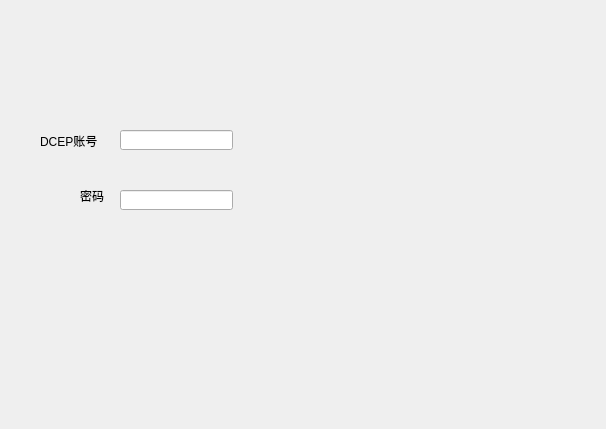
<?xml version="1.0" encoding="UTF-8"?>
<ui version="4.0">
 <class>login</class>
 <widget class="QWidget" name="login">
  <property name="geometry">
   <rect>
    <x>0</x>
    <y>0</y>
    <width>606</width>
    <height>429</height>
   </rect>
  </property>
  <property name="windowTitle">
   <string>Form</string>
  </property>
  <widget class="QLabel" name="label">
   <property name="geometry">
    <rect>
     <x>40</x>
     <y>120</y>
     <width>151</width>
     <height>41</height>
    </rect>
   </property>
   <property name="styleSheet">
    <string notr="true">
font: 12pt &quot;等线&quot;;</string>
   </property>
   <property name="text">
    <string>DCEP账号</string>
   </property>
  </widget>
  <widget class="QLabel" name="label_2">
   <property name="geometry">
    <rect>
     <x>80</x>
     <y>170</y>
     <width>171</width>
     <height>51</height>
    </rect>
   </property>
   <property name="styleSheet">
    <string notr="true">font:12pt &quot;等线&quot;</string>
   </property>
   <property name="text">
    <string>密码</string>
   </property>
  </widget>
  <widget class="QLineEdit" name="lineEdit">
   <property name="geometry">
    <rect>
     <x>120</x>
     <y>130</y>
     <width>113</width>
     <height>20</height>
    </rect>
   </property>
  </widget>
  <widget class="QLineEdit" name="lineEdit_2">
   <property name="geometry">
    <rect>
     <x>120</x>
     <y>190</y>
     <width>113</width>
     <height>20</height>
    </rect>
   </property>
  </widget>
 </widget>
 <resources/>
 <connections/>
</ui>
